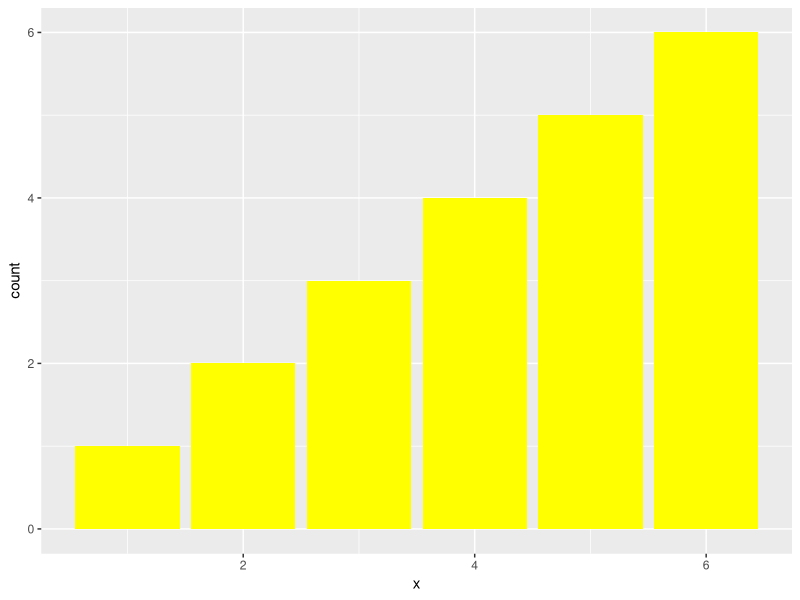
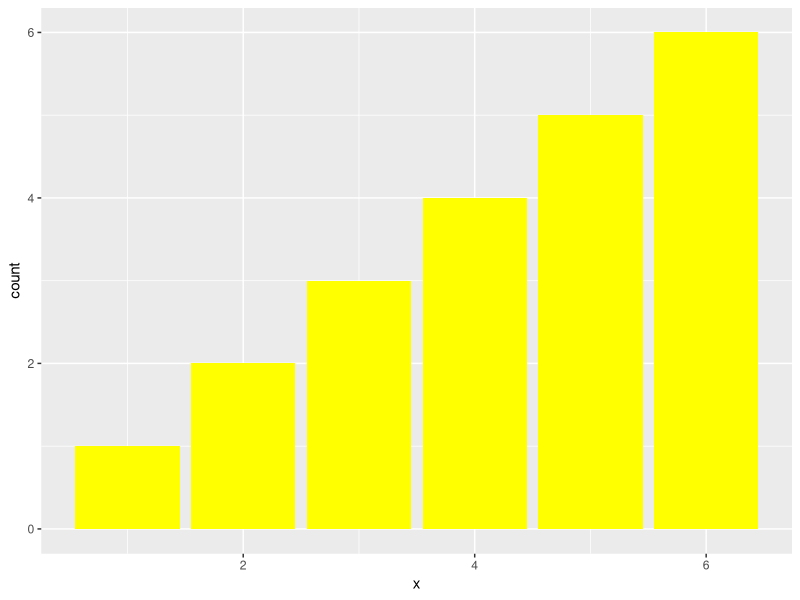

Generate these figures, in order, with R:
library(data.table)
library(ggplot2)

resultDir = 'results'
x = rep(1:6, times = 1:6)

data = data.table(x)
g = ggplot(data, aes(x = x)) + geom_bar(fill = 'yellow')
g
ggsave(file.path(resultDir,'geom_bar_plot.png'), g )
